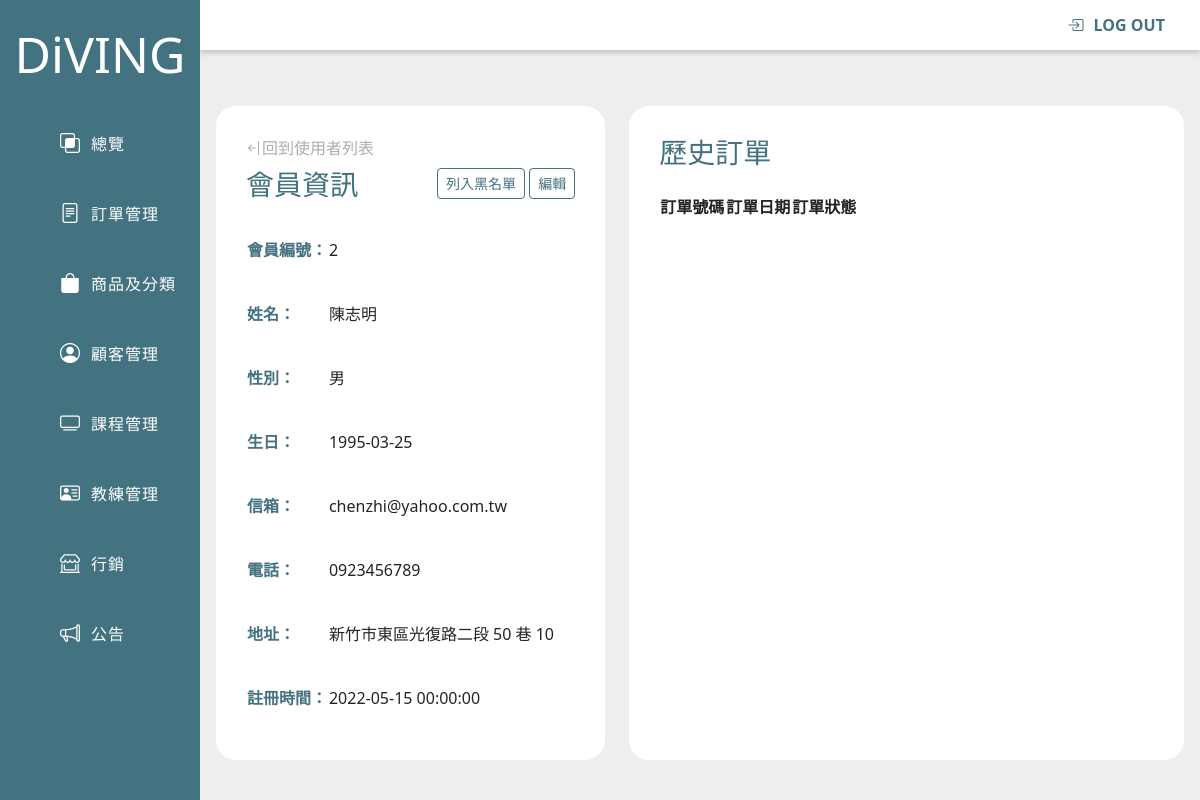
The app's page /member/member-info.php?id=2 with its own data.
### tables this page shows
CREATE TABLE `member` (
  `id` int(3) NOT NULL,
  `name` varchar(50) DEFAULT NULL,
  `gender` varchar(30) DEFAULT NULL,
  `birth` date DEFAULT NULL,
  `email` varchar(50) NOT NULL,
  `password` varchar(50) DEFAULT NULL,
  `phone` varchar(50) DEFAULT NULL,
  `city` varchar(30) DEFAULT NULL,
  `address` varchar(70) DEFAULT NULL,
  `created_at` datetime NOT NULL,
  `valid` tinyint(4) NOT NULL
);

### member/member-info.php (the view, shortened to what this page needs)
<?php
require("..\mysql-db-conn.php");
$id = $_GET["id"];
$sql = "SELECT * FROM member WHERE id=$id AND valid=1";
$result = $conn->query($sql);
$memberCount = $result->num_rows;
$row = $result->fetch_assoc();
?>
<!doctype html>
<html lang="en">
<head>
    <link href="https://cdn.jsdelivr.net/npm/bootstrap@5.3.2/dist/css/bootstrap.min.css" rel="stylesheet" />
    <link rel="stylesheet" href="https://cdn.jsdelivr.net/npm/bootstrap-icons@1.11.2/font/bootstrap-icons.min.css">
    <link rel="stylesheet" href="backe-template.css">
    <link rel="stylesheet" href="member-info.css">
</head>
<body>
    <main class="container-fluid p-0">
        <div class="row mx-0">
            <nav class="main-nav col-2 p-0">
                <h1 class="my-4 text-center">DiVING</h1>
                <ul class="main-ul list-unstyle p-0">
                    <li class="main-li"><a href="..\"><i class="bi bi-intersect"></i>總覽</a></li>
                    <li class="main-li"><a href="..\order\order-list.php"><i class="bi bi-file-text"></i>訂單管理</a></li>
                    <li class="main-li"><a href="..\product\product-list.php"><i class="bi bi-bag-fill"></i>商品及分類</a></li>
                    <li class="main-li"><a href="member-list.php"><i class="bi bi-person-circle"></i>顧客管理</a></li>
                    <li class="main-li"><a href="..\lesson\lessonList.php"><i class="bi bi-tv"></i>課程管理</a></li>
                    <li class="main-li"><a href="..\coach\coach-list.php"><i class="bi bi-person-vcard"></i>教練管理</a></li>
                    <li class="main-li"><a href="..\coupon-pdo-version\coupon-list.php"><i class="bi bi-shop-window"></i>行銷</a></li>
                    <li class="main-li"><a href="..\notice\notice.php"><i class="bi bi-megaphone"></i>公告</a></li>
                    </ul>
            </nav>
            <div class=" col-10 px-0" style="margin-left: 16.66%;">
                <div class="main-top">
                    <a href="" class="logout"><i class="bi bi-box-arrow-in-right"></i>LOG OUT</a>
                </div>
                <div class="container-fluid m-0 p-3">
                    <?php if ($memberCount == 0) : ?>
                        <h1>使用者不存在</h1>
                    <?php else : ?>
                        <div class="diving-block row ">
                            <div class="col-5">
                                <div class="memberinfo-block">
                                    <form action="member-edit.php" method="post">
                                        <a class="back-btn" href="member-list.php"><i class="bi bi-arrow-bar-left"></i>回到使用者列表</a>
                                        <div class="d-flex justify-content-between my-2 ">
                                            <h3>會員資訊</h3>
                                            <div>
                                                <button type="button" class="btn btn-sm" data-bs-toggle="modal" data-bs-target="#blackModal">列入黑名單</button>
                                                <a class="btn btn-sm" href="member-edit.php?id=<?= $row["id"] ?>">編輯</a>
                                            </div>
                                        </div>
                                        <table class="text-nowrap">
                                            <tr>
                                                <th>會員編號：</th>
                                                <td><?= $row["id"] ?></td>
                                            </tr>
                                            <tr>
                                                <th>姓名：</th>
                                                <td id="tdInfo"><?= $row["name"] ?></td>
                                            </tr>
                                            <tr>
                                                <th>性別：</th>
                                                <td><?= $row["gender"] ?></td>
                                            </tr>
                                            <tr>
                                                <th>生日：</th>
                                                <td id="tdInfo"><?= $row["birth"] ?></td>
                                            </tr>
                                            <tr>
                                                <th>信箱：</th>
                                                <td id="tdInfo"><?= $row["email"] ?></td>
                                            </tr>
                                            <tr>
                                                <th>電話：</th>
                                                <td id="tdInfo"><?= $row["phone"] ?></td>
                                            </tr>
                                            <tr>
                                                <th>地址：</th>
                                                <td id="tdInfo"><?= $row["city"] . $row["address"] ?></td>
                                            </tr>
                                            <tr>
                                                <th>註冊時間：</th>
                                                <td><?= $row["created_at"] ?></td>
                                            </tr>
                                        </table>
                                    </form>
                                </div>
                            </div>
                            <div class="col-7">
                                <div class="order-block ">
                                    <h3 class="mb-4">歷史訂單</h3>
                                    <table>
                                        <thead>
                                            <tr class="text-nowrap">
                                                <th>訂單號碼</th>
                                                <th>訂單日期</th>
                                                <th>訂單狀態</th>
                                                <th></th>
                                            </tr>
                                        </thead>
                                    </table>
                                </div>
                            </div>
                        </div>
                </div>
            <?php endif; ?>
            </div>
        </div>
    </main>
</body>
</html>

### member/backe-template.css (style rules this page uses)
:root { --main-color : #437281; --second-color: #eee ; }
body { background: var(--second-color); }
main { width: 100%; }
.list-unstyle { list-style: none; }
.btn { color: var(--main-color); border: 1px solid var(--main-color); }

### member/member-info.css (style rules this page uses)
:root { --main-color : #437281; --second-color: #eee ; }
.back-btn { text-decoration: none; color: #adadad; }
.order-block { height: 100%; background: #fff; padding: 30px; border-radius: 20px; }

### records on screen
member: id "2", name "陳志明", gender "男", birth "1995-03-25", email "chenzhi@yahoo.com.tw", phone "0923456789", city "新竹市", address "東區光復路二段 50 巷 10", created_at "2022-05-15 00:00:00"
